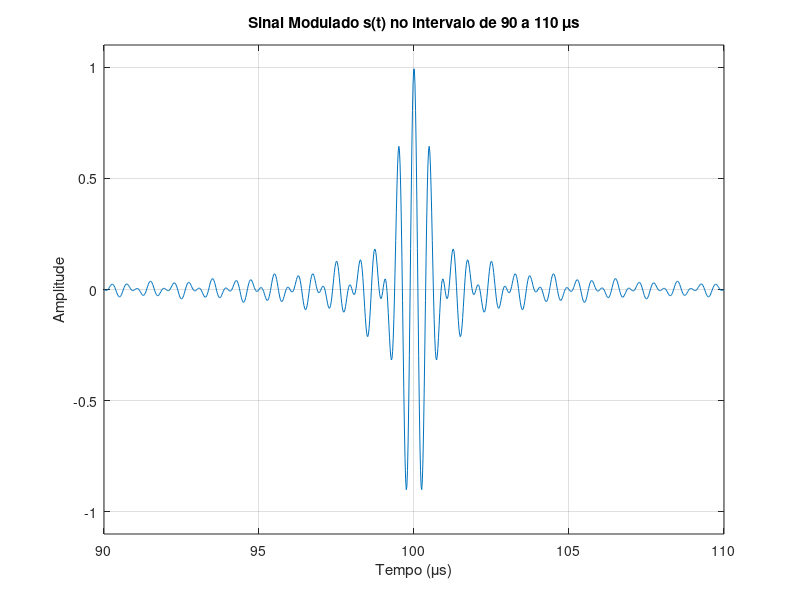

MATLAB code for this plot:
% Definindo parâmetros
fc = 2e6; % Frequência da portadora em Hz (2 MHz)
fsamp = 50e6; % Frequência de amostragem em Hz (50 MHz)
t_end = 200e-6; % Tempo final em segundos (200 µs)

% Definindo o intervalo de tempo
t = linspace(0, t_end*1e6, round(t_end * fsamp)); % Vetor de tempo em µs

% Calculando o sinal de mensagem
x = t - 100; % Argumento da função sinc centrado em 100 µs
mt = sinc(x);

% Calculando a portadora
ct = cos(2 * pi * fc * t * 1e-6); % Tempo em segundos para a função cosseno

% Modulação do sinal de mensagem
st = mt .* ct;

% Selecionando o intervalo de tempo de 90 a 110 µs
t_plot_start = 90e-6; % Tempo inicial para plotagem em segundos
t_plot_end = 110e-6; % Tempo final para plotagem em segundos

% Encontrando os índices correspondentes ao intervalo de 90 a 110 µs
indices = t >= t_plot_start*1e6 & t <= t_plot_end*1e6;

% Selecionando os valores de tempo e do sinal modulado para plotagem
t_plot = t(indices);
st_plot = st(indices);

% Plotando o sinal modulado no intervalo de 90 a 110 µs
figure;
plot(t_plot, st_plot);
title('Sinal Modulado s(t) no intervalo de 90 a 110 \mus');
xlabel('Tempo (\mus)');
ylabel('Amplitude');
yticks(-2:0.5:2);
ylim([-1.1, 1.1]);
grid on;

